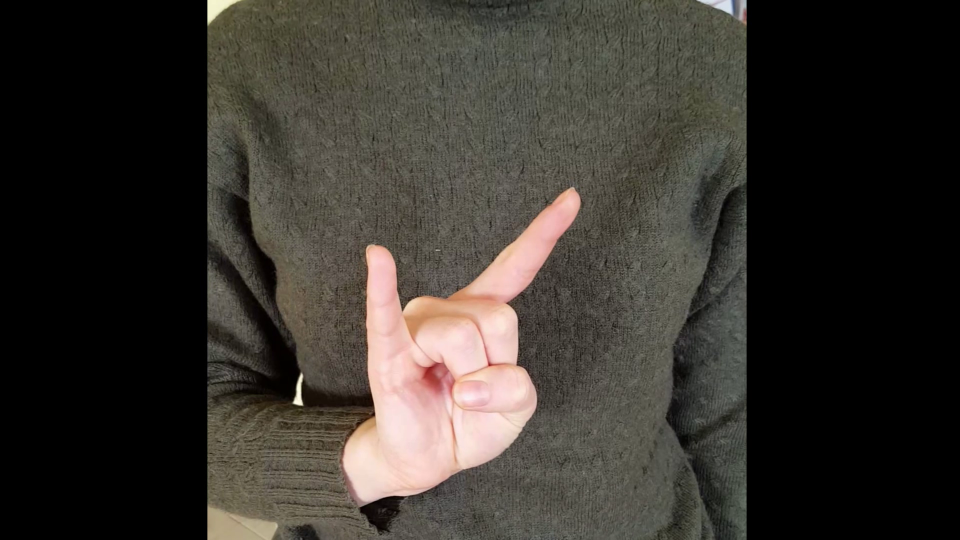
#> input picture initial_frame.png, 1920 x 1080 px, given in place of a-.-1.png, which was not available (shown at 1/2 size)
$ python blur_thresh_contour.py   (Python 2 division)   (older library calls are emulated)
#> lines starting #> are read from the running program, lines starting #| are printed output that depends on the picture; after the words box and inside, x2 and y2 are one past the last pixel; in counts of white or black regions, pixels touching at a corner belong together; pictures that were not available may be replaced by others from this repository, and a replacement may not be noted
import cv2
import imutils
import numpy as np
import os

w_max=400
h_max=300

letters = ["a", "b", "v", "g", "d", "gj", "e", "zh", "z", "dj", "i", "j", "k", "l", "lj", "m", "n", "nj", "o", "p", "r", "s", "t", "kj", "u", "f", "h", "c", "ch", "dz", "sh"]

folder = input("Enter which dataset will be processed: ")
#> the answer given: .

dir_thresh = "frames_thresh/"
dir_center = "frames_thresh_center/"
dir_skin = "frames_skin/"

if not os.path.exists(dir_thresh):
    os.makedirs(dir_thresh)
if not os.path.exists(dir_center):
    os.makedirs(dir_center)

for i in range(31):
    for j in range(1,21):
        single = cv2.imread(dir_skin + letters[i] + "-" + str(folder) + "-" + format(j) + '.png')
#> single is the input picture: shape (1080, 1920, 3); mean B, G, R 45.9, 51.7, 55.8
        kernel = np.ones((5, 5), np.uint8)
        mor = cv2.morphologyEx(single, cv2.MORPH_OPEN, kernel)
        mor2 = cv2.dilate(mor, kernel, iterations=1)
        mor3 = cv2.morphologyEx(mor2, cv2.MORPH_CLOSE, kernel)
        grey1 = cv2.cvtColor(mor3, cv2.COLOR_BGR2GRAY)
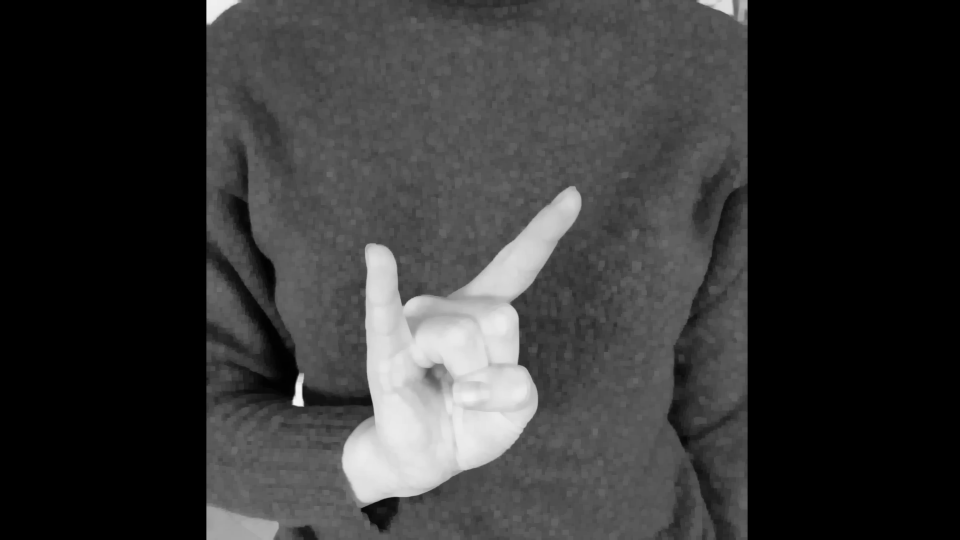
#> grey1: shape (1080, 1920) (shown at 1/2 size); min 0, max 244, mean 53.1
        blurred1 = cv2.GaussianBlur(grey1, (5, 5), 0)
        _, thresh1 = cv2.threshold(blurred1, 127, 255,
                                   cv2.THRESH_BINARY + cv2.THRESH_OTSU)
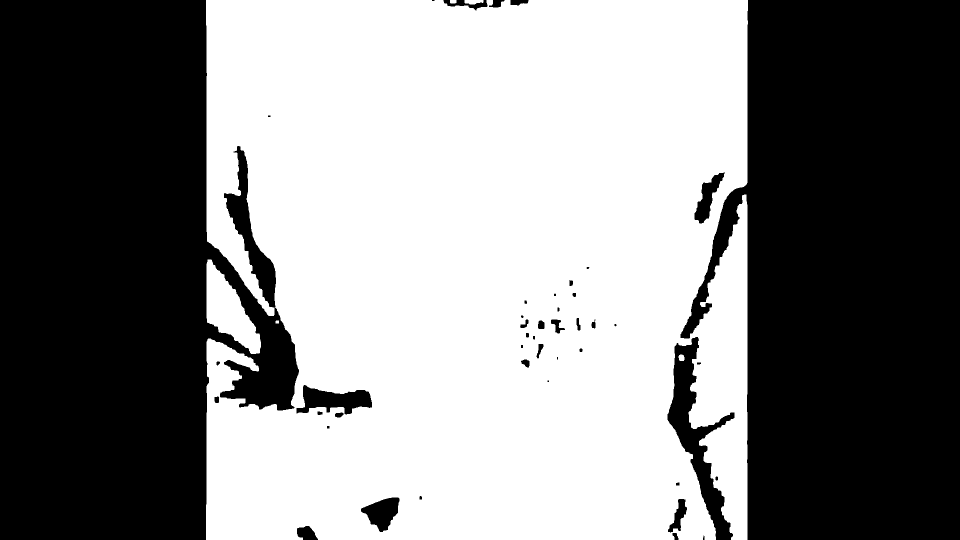
#> thresh1: shape (1080, 1920) (shown at 1/2 size); 52.8% white; 46 black regions (8 under 20 px)

        cv2.imwrite(dir_thresh + letters[i] + "-" + str(folder) + "-" + format(j) + ".png", thresh1)

        cnts = cv2.findContours(thresh1.copy(), cv2.RETR_EXTERNAL,
                                cv2.CHAIN_APPROX_SIMPLE)
#> cnts = 6 contours; box (x1, y1, x2, y2) and area: (412, 0, 1496, 1080) 1095319, (413, 519, 522, 708) 9721, (929, 0, 967, 9) 228, (1357, 709, 1369, 722) 112, (900, 0, 913, 7) 70, (551, 641, 558, 647) 30
        cnts = cnts[0] if imutils.is_cv2() else cnts[1]

        # loop over the contours
        for c in cnts:
            # compute the center of the contour
            M = cv2.moments(c)

            if M["m00"] > 3000:
                cX = int(M["m10"] / M["m00"])
                cY = int(M["m01"] / M["m00"])

                cv2.drawContours(thresh1, [c], -1, (0, 255, 0), 2)

                rect = cv2.boundingRect(c)
                x, y, w, h = rect

                offset_h = 0
                offset_w = 0
                black = np.zeros((h_max,w_max), np.uint8)

                if(h%2 != 0): offset_h = 1
                if(w%2 != 0): offset_w = 1

                # print format(h_max/2) + " " + format(h/2) + " " + format(w_max/2) + " " + format(w/2)

                img_crop = thresh1[y:y + h, x:x + w]
                img_resize = cv2.resize(img_crop, (50, 80))
                black[h_max/2 - 40: h_max/2 + 40, w_max/2 - 25: w_max/2 + 25] = img_resize

                # cv2.imshow("Cropped gesture",thresh1[y:y+h, x:x+w])
                # cv2.waitKey(0)
                cv2.imwrite(dir_center + letters[i] + "-" + str(folder) + "-" + format(j) + ".png", black)

            else:
                cX, cY = 0, 0
#> this loop made 6 passes
#> (cX, cY, x, y, w, h, offset_h, offset_w) on passes 3, 6: (457, 621, 413, 519, 109, 189, 1, 1), (961, 531, 412, 0, 1084, 1080, 0, 0)
#> (cX, cY) on passes 1, 2, 4, 5: (0, 0), (0, 0), (0, 0), (0, 0)
#> pass 3, `img_crop = thresh1[y:y + h, x:x + w]`:
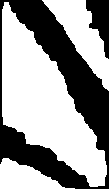
#> img_crop: shape (189, 109); 60.7% white; 2 black regions, box (x1, y1, x2, y2) and area: (0, 0, 109, 189) 7340, (86, 0, 109, 59) 763
#> pass 3, `img_resize = cv2.resize(img_crop, (50, 80))`:
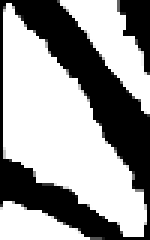
#> img_resize: shape (80, 50) (shown 3 times larger); min 0, max 255, mean 154.3
#> after the loop:
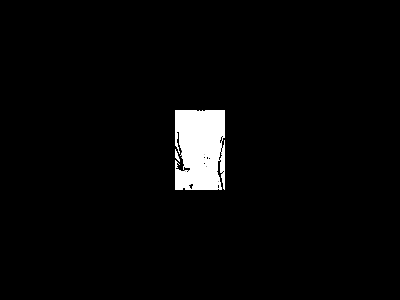
#> black: shape (300, 400); min 0, max 255, mean 7.9
#> after the loop:
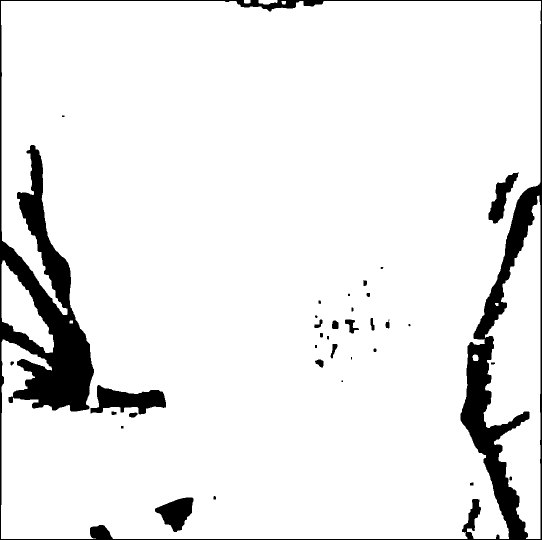
#> img_crop: shape (1080, 1084) (shown at 1/2 size); 92.1% white; 35 black regions (7 under 20 px), largest, box (x1, y1, x2, y2) and area: (0, 0, 1084, 1080) 79968, (181, 770, 332, 829) 4952, (310, 995, 387, 1064) 3094
#> after the loop:
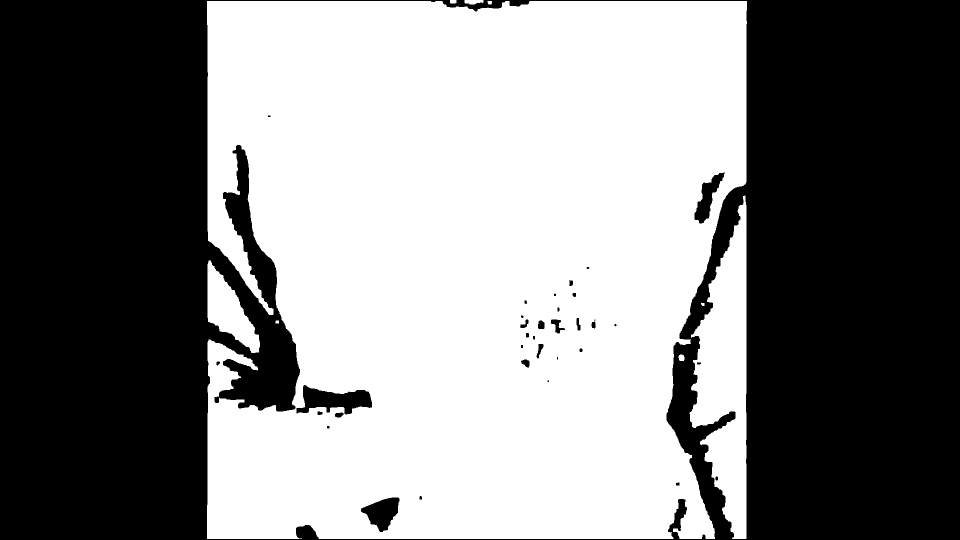
#> thresh1: shape (1080, 1920) (shown at 1/2 size); 52% white; 35 black regions (7 under 20 px), largest, box (x1, y1, x2, y2) and area: (0, 0, 1920, 1080) 982848, (593, 770, 744, 829) 4952, (722, 995, 799, 1064) 3094
#> (the run stopped early here; a loop or call above may not have finished)
